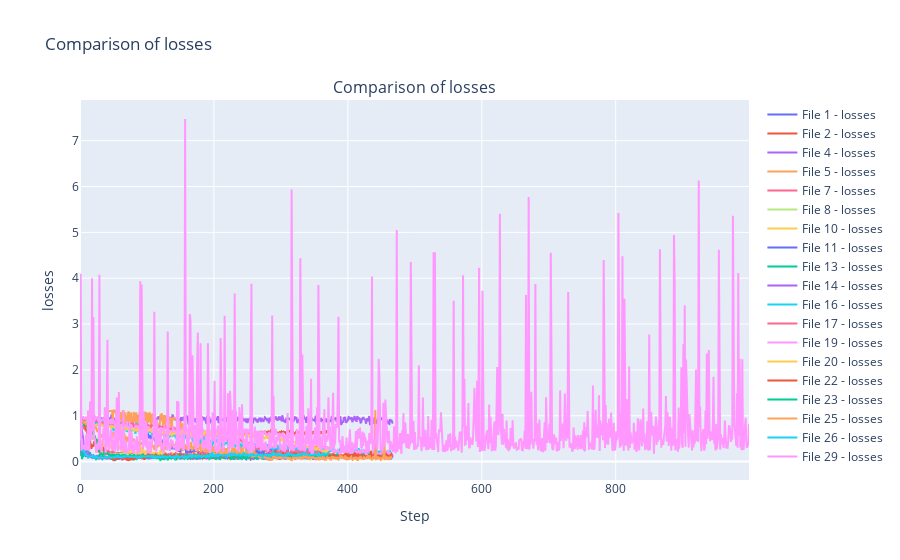
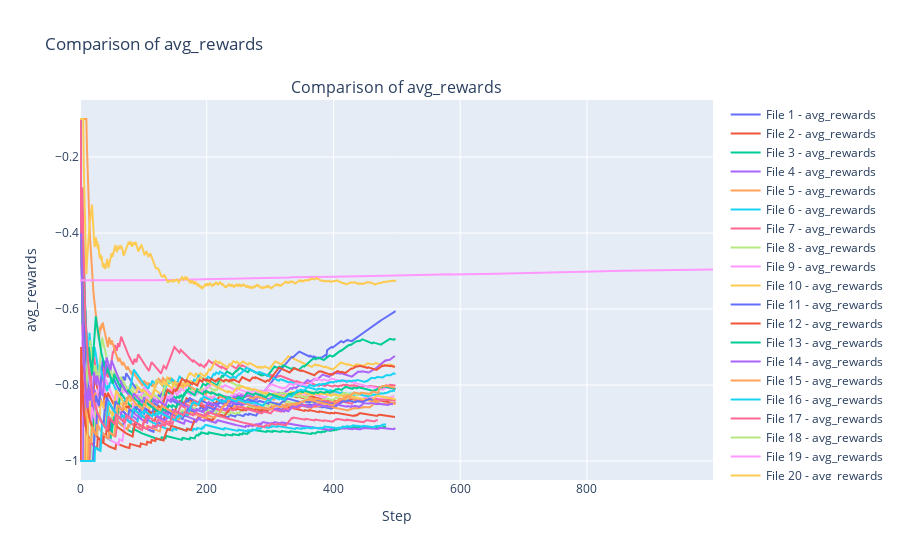

Notebook code for these charts, in order:
### Code cell
import json
import plotly.graph_objs as go
from plotly.subplots import make_subplots

# Function to load JSON file
def load_json(file_path):
    with open(file_path, 'r') as f:
        data = json.load(f)
    return data

# Load JSON files
files = ['../metrics_data_' + str(i) + '.json' for i in range(1, 30)]

data = []

for filepath in files:
    data.append(load_json(file_path=filepath))

# Plot comparison of a specific field using Plotly
def plot_comparison(field, data, random_last=False):
    fig = make_subplots(rows=1, cols=1, subplot_titles=[f'Comparison of {field}'])
    
    # Add traces for each file
    for i, d in enumerate(data):
        field_data = d.get(field, [])
        if i == len(data) - 1 and random_last:
            fig.add_trace(go.Scatter(y=field_data, mode='lines', name=f'Random rewards'))
        else:
            fig.add_trace(go.Scatter(y=field_data, mode='lines', name=f'File {i+1} - {field}'))
    # Customize layout
    fig.update_layout(
        title=f'Comparison of {field}',
        xaxis_title='Step',
        yaxis_title=field,
        showlegend=True,
        hovermode="x"
    )
    
    # Show the interactive plot
    fig.show()

# Plot losses
plot_comparison('losses', data)


random = load_json('../random_rewards.json')
data.append(random)
# Plot avg_rewards
plot_comparison('avg_rewards', data, random_last=True)

### Figure 1 — Plotly figure (JSON) as saved in the notebook; plotly's stock layout.template omitted (floating-point values rounded to 4 significant figures; data arrays with more than 128 entries replaced by an {"elided": "..."} marker saying what was removed)
{"data": [{"mode": "lines", "name": "File 1 - losses", "type": "scatter", "y": {"elided": "468 float values"}}, {"mode": "lines", "name": "File 2 - losses", "type": "scatter", "y": {"elided": "372 float values"}}, {"mode": "lines", "name": "File 3 - losses", "type": "scatter", "y": []}, {"mode": "lines", "name": "File 4 - losses", "type": "scatter", "y": {"elided": "468 float values"}}, {"mode": "lines", "name": "File 5 - losses", "type": "scatter", "y": {"elided": "372 float values"}}, {"mode": "lines", "name": "File 6 - losses", "type": "scatter", "y": []}, {"mode": "lines", "name": "File 7 - losses", "type": "scatter", "y": {"elided": "468 float values"}}, {"mode": "lines", "name": "File 8 - losses", "type": "scatter", "y": {"elided": "372 float values"}}, {"mode": "lines", "name": "File 9 - losses", "type": "scatter", "y": []}, {"mode": "lines", "name": "File 10 - losses", "type": "scatter", "y": {"elided": "466 float values"}}, {"mode": "lines", "name": "File 11 - losses", "type": "scatter", "y": {"elided": "372 float values"}}, {"mode": "lines", "name": "File 12 - losses", "type": "scatter", "y": []}, {"mode": "lines", "name": "File 13 - losses", "type": "scatter", "y": {"elided": "468 float values"}}, {"mode": "lines", "name": "File 14 - losses", "type": "scatter", "y": {"elided": "371 float values"}}, {"mode": "lines", "name": "File 15 - losses", "type": "scatter", "y": []}, {"mode": "lines", "name": "File 16 - losses", "type": "scatter", "y": {"elided": "467 float values"}}, {"mode": "lines", "name": "File 17 - losses", "type": "scatter", "y": {"elided": "372 float values"}}, {"mode": "lines", "name": "File 18 - losses", "type": "scatter", "y": []}, {"mode": "lines", "name": "File 19 - losses", "type": "scatter", "y": {"elided": "468 float values"}}, {"mode": "lines", "name": "File 20 - losses", "type": "scatter", "y": {"elided": "372 float values"}}, {"mode": "lines", "name": "File 21 - losses", "type": "scatter", "y": []}, {"mode": "lines", "name": "File 22 - losses", "type": "scatter", "y": {"elided": "467 float values"}}, {"mode": "lines", "name": "File 23 - losses", "type": "scatter", "y": {"elided": "372 float values"}}, {"mode": "lines", "name": "File 24 - losses", "type": "scatter", "y": []}, {"mode": "lines", "name": "File 25 - losses", "type": "scatter", "y": {"elided": "467 float values"}}, {"mode": "lines", "name": "File 26 - losses", "type": "scatter", "y": {"elided": "372 float values"}}, {"mode": "lines", "name": "File 27 - losses", "type": "scatter", "y": []}, {"mode": "lines", "name": "File 28 - losses", "type": "scatter", "y": []}, {"mode": "lines", "name": "File 29 - losses", "type": "scatter", "y": {"elided": "1000 float values"}}], "layout": {"annotations": [{"font": {"size": 16}, "showarrow": false, "text": "Comparison of losses", "x": 0.5, "xanchor": "center", "xref": "paper", "y": 1, "yanchor": "bottom", "yref": "paper"}], "hovermode": "x", "showlegend": true, "title": {"text": "Comparison of losses"}, "xaxis": {"anchor": "y", "domain": [0, 1], "title": {"text": "Step"}}, "yaxis": {"anchor": "x", "domain": [0, 1], "title": {"text": "losses"}}}}

### Figure 2 — Plotly figure (JSON) as saved in the notebook; plotly's stock layout.template omitted (floating-point values rounded to 4 significant figures; data arrays with more than 128 entries replaced by an {"elided": "..."} marker saying what was removed)
{"data": [{"mode": "lines", "name": "File 1 - avg_rewards", "type": "scatter", "y": {"elided": "499 float values"}}, {"mode": "lines", "name": "File 2 - avg_rewards", "type": "scatter", "y": {"elided": "499 float values"}}, {"mode": "lines", "name": "File 3 - avg_rewards", "type": "scatter", "y": {"elided": "484 float values"}}, {"mode": "lines", "name": "File 4 - avg_rewards", "type": "scatter", "y": {"elided": "499 float values"}}, {"mode": "lines", "name": "File 5 - avg_rewards", "type": "scatter", "y": {"elided": "499 float values"}}, {"mode": "lines", "name": "File 6 - avg_rewards", "type": "scatter", "y": {"elided": "484 float values"}}, {"mode": "lines", "name": "File 7 - avg_rewards", "type": "scatter", "y": {"elided": "499 float values"}}, {"mode": "lines", "name": "File 8 - avg_rewards", "type": "scatter", "y": {"elided": "499 float values"}}, {"mode": "lines", "name": "File 9 - avg_rewards", "type": "scatter", "y": {"elided": "497 float values"}}, {"mode": "lines", "name": "File 10 - avg_rewards", "type": "scatter", "y": {"elided": "497 float values"}}, {"mode": "lines", "name": "File 11 - avg_rewards", "type": "scatter", "y": {"elided": "499 float values"}}, {"mode": "lines", "name": "File 12 - avg_rewards", "type": "scatter", "y": {"elided": "498 float values"}}, {"mode": "lines", "name": "File 13 - avg_rewards", "type": "scatter", "y": {"elided": "499 float values"}}, {"mode": "lines", "name": "File 14 - avg_rewards", "type": "scatter", "y": {"elided": "498 float values"}}, {"mode": "lines", "name": "File 15 - avg_rewards", "type": "scatter", "y": {"elided": "473 float values"}}, {"mode": "lines", "name": "File 16 - avg_rewards", "type": "scatter", "y": {"elided": "498 float values"}}, {"mode": "lines", "name": "File 17 - avg_rewards", "type": "scatter", "y": {"elided": "499 float values"}}, {"mode": "lines", "name": "File 18 - avg_rewards", "type": "scatter", "y": {"elided": "462 float values"}}, {"mode": "lines", "name": "File 19 - avg_rewards", "type": "scatter", "y": {"elided": "499 float values"}}, {"mode": "lines", "name": "File 20 - avg_rewards", "type": "scatter", "y": {"elided": "499 float values"}}, {"mode": "lines", "name": "File 21 - avg_rewards", "type": "scatter", "y": {"elided": "463 float values"}}, {"mode": "lines", "name": "File 22 - avg_rewards", "type": "scatter", "y": {"elided": "498 float values"}}, {"mode": "lines", "name": "File 23 - avg_rewards", "type": "scatter", "y": {"elided": "499 float values"}}, {"mode": "lines", "name": "File 24 - avg_rewards", "type": "scatter", "y": {"elided": "495 float values"}}, {"mode": "lines", "name": "File 25 - avg_rewards", "type": "scatter", "y": {"elided": "498 float values"}}, {"mode": "lines", "name": "File 26 - avg_rewards", "type": "scatter", "y": {"elided": "499 float values"}}, {"mode": "lines", "name": "File 27 - avg_rewards", "type": "scatter", "y": {"elided": "471 float values"}}, {"mode": "lines", "name": "File 28 - avg_rewards", "type": "scatter", "y": []}, {"mode": "lines", "name": "File 29 - avg_rewards", "type": "scatter", "y": {"elided": "1000 float values"}}, {"mode": "lines", "name": "Random rewards", "type": "scatter", "y": {"elided": "500 float values"}}], "layout": {"annotations": [{"font": {"size": 16}, "showarrow": false, "text": "Comparison of avg_rewards", "x": 0.5, "xanchor": "center", "xref": "paper", "y": 1, "yanchor": "bottom", "yref": "paper"}], "hovermode": "x", "showlegend": true, "title": {"text": "Comparison of avg_rewards"}, "xaxis": {"anchor": "y", "domain": [0, 1], "title": {"text": "Step"}}, "yaxis": {"anchor": "x", "domain": [0, 1], "title": {"text": "avg_rewards"}}}}
